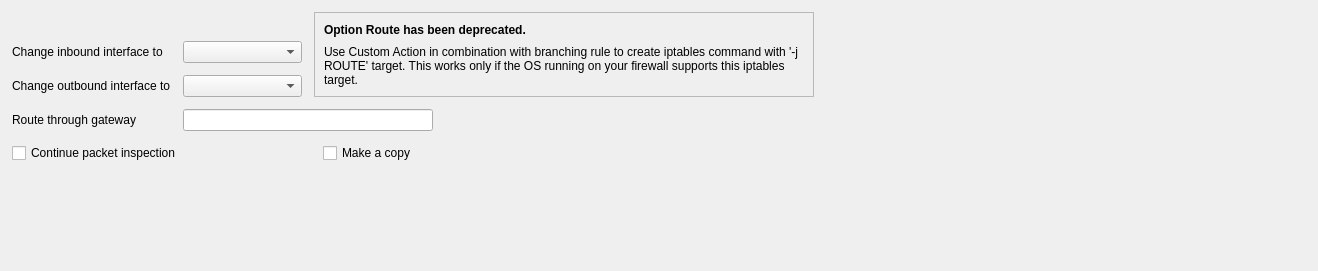
         <widget class="QWidget" name="tab_3">
          <attribute name="title">
           <string>Route</string>
          </attribute>
          <layout class="QGridLayout" name="RuleOptions_gridLayout_21">
           <property name="leftMargin">
            <number>12</number>
           </property>
           <property name="topMargin">
            <number>12</number>
           </property>
           <property name="rightMargin">
            <number>12</number>
           </property>
           <property name="bottomMargin">
            <number>12</number>
           </property>
           <property name="spacing">
            <number>12</number>
           </property>
           <item row="0" column="0" colspan="3">
            <layout class="QGridLayout" name="RuleOptions_gridLayout_20">
             <property name="spacing">
              <number>12</number>
             </property>
             <item row="0" column="1">
              <spacer name="verticalSpacer_7">
               <property name="orientation">
                <enum>Qt::Orientation::Vertical</enum>
               </property>
               <property name="sizeHint" stdset="0">
                <size>
                 <width>20</width>
                 <height>17</height>
                </size>
               </property>
              </spacer>
             </item>
             <item row="0" column="2" rowspan="3" colspan="2">
              <widget class="QFrame" name="frame_2">
               <property name="sizePolicy">
                <sizepolicy hsizetype="Minimum" vsizetype="Preferred">
                 <horstretch>0</horstretch>
                 <verstretch>0</verstretch>
                </sizepolicy>
               </property>
               <property name="maximumSize">
                <size>
                 <width>500</width>
                 <height>16777215</height>
                </size>
               </property>
               <property name="sizeIncrement">
                <size>
                 <width>0</width>
                 <height>0</height>
                </size>
               </property>
               <property name="frameShape">
                <enum>QFrame::Shape::StyledPanel</enum>
               </property>
               <property name="frameShadow">
                <enum>QFrame::Shadow::Raised</enum>
               </property>
               <layout class="QGridLayout" name="RuleOptions_gridLayout_13">
                <item row="0" column="0">
                 <widget class="QLabel" name="label_5">
                  <property name="minimumSize">
                   <size>
                    <width>600</width>
                    <height>0</height>
                   </size>
                  </property>
                  <property name="text">
                   <string>&lt;!DOCTYPE HTML PUBLIC &quot;-//W3C//DTD HTML 4.0//EN&quot; &quot;http://www.w3.org/TR/REC-html40/strict.dtd&quot;&gt;
&lt;html&gt;&lt;head&gt;&lt;meta name=&quot;qrichtext&quot; content=&quot;1&quot; /&gt;&lt;style type=&quot;text/css&quot;&gt;
p, li { white-space: pre-wrap; }
&lt;/style&gt;&lt;/head&gt;&lt;body style=&quot; font-family:'Sans Serif'; font-size:9pt; font-weight:400; font-style:normal;&quot;&gt;
&lt;p style=&quot; margin-top:0px; margin-bottom:0px; margin-left:0px; margin-right:0px; -qt-block-indent:0; text-indent:0px;&quot;&gt;&lt;span style=&quot; font-weight:600;&quot;&gt;Option Route has been deprecated.&lt;/span&gt;&lt;/p&gt;&lt;/body&gt;&lt;/html&gt;</string>
                  </property>
                  <property name="wordWrap">
                   <bool>true</bool>
                  </property>
                 </widget>
                </item>
                <item row="1" column="0">
                 <widget class="QLabel" name="label_6">
                  <property name="text">
                   <string>Use Custom Action in combination with branching rule to create iptables command with '-j ROUTE' target. This works only if the OS running on your firewall supports this iptables target.</string>
                  </property>
                  <property name="wordWrap">
                   <bool>true</bool>
                  </property>
                 </widget>
                </item>
               </layout>
              </widget>
             </item>
             <item row="1" column="0">
              <widget class="QLabel" name="textLabel4_5">
               <property name="text">
                <string>Change inbound interface to</string>
               </property>
               <property name="wordWrap">
                <bool>false</bool>
               </property>
              </widget>
             </item>
             <item row="1" column="1">
              <widget class="QComboBox" name="ipt_iif"/>
             </item>
             <item row="2" column="0">
              <widget class="QLabel" name="textLabel5_6">
               <property name="text">
                <string>Change outbound interface to</string>
               </property>
               <property name="wordWrap">
                <bool>false</bool>
               </property>
              </widget>
             </item>
             <item row="2" column="1">
              <widget class="QComboBox" name="ipt_oif"/>
             </item>
             <item row="3" column="0">
              <widget class="QLabel" name="textLabel6_4">
               <property name="text">
                <string>Route through gateway</string>
               </property>
               <property name="wordWrap">
                <bool>false</bool>
               </property>
              </widget>
             </item>
             <item row="3" column="1" colspan="2">
              <widget class="QLineEdit" name="ipt_gw">
               <property name="minimumSize">
                <size>
                 <width>250</width>
                 <height>0</height>
                </size>
               </property>
              </widget>
             </item>
             <item row="3" column="3">
              <spacer name="horizontalSpacer_7">
               <property name="orientation">
                <enum>Qt::Orientation::Horizontal</enum>
               </property>
               <property name="sizeHint" stdset="0">
                <size>
                 <width>328</width>
                 <height>17</height>
                </size>
               </property>
              </spacer>
             </item>
            </layout>
           </item>
           <item row="0" column="3">
            <spacer name="horizontalSpacer_16">
             <property name="orientation">
              <enum>Qt::Orientation::Horizontal</enum>
             </property>
             <property name="sizeHint" stdset="0">
              <size>
               <width>373</width>
               <height>20</height>
              </size>
             </property>
            </spacer>
           </item>
           <item row="1" column="0">
            <widget class="QCheckBox" name="ipt_continue">
             <property name="text">
              <string>Continue packet inspection</string>
             </property>
            </widget>
           </item>
           <item row="1" column="1">
            <widget class="QCheckBox" name="ipt_tee">
             <property name="text">
              <string>Make a copy</string>
             </property>
            </widget>
           </item>
           <item row="2" column="2">
            <spacer name="verticalSpacer_4">
             <property name="orientation">
              <enum>Qt::Orientation::Vertical</enum>
             </property>
             <property name="sizeHint" stdset="0">
              <size>
               <width>20</width>
               <height>96</height>
              </size>
             </property>
            </spacer>
           </item>
          </layout>
         </widget>
